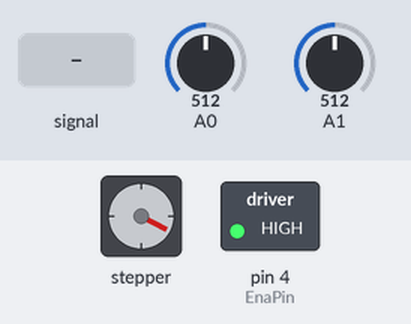
Bench run of a sketch on a simulated Arduino Uno, built with avr-gcc and run on an emulated ATmega328P. On the bench: stepper motor, switched loads named in the sketch (green lamp = pin HIGH). The inputs (shaded band) are chosen by the test bench; at power-on: A0 = 512, A1 = 512. Stepper angles assume 200 steps per turn.

Above: at 1.2 s.
1.3 s: A0 fed a 200 Hz sine of ±81 counts around its level
At 1.65 s:
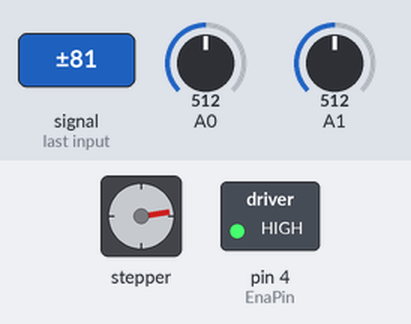
4.3 s: A0 set to 716
At 4.65 s:
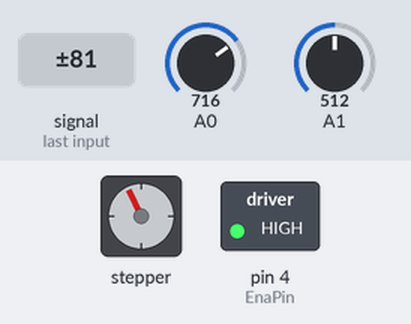
7.3 s: A1 set to 122
10.3 s: A0 set to 104
13.3 s: A0 set to 92
At 13.3 s:
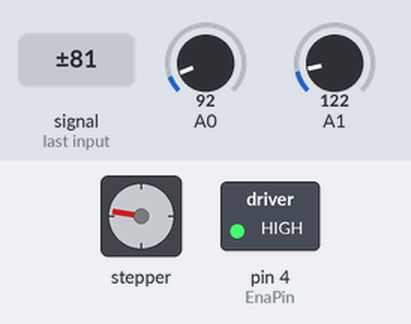
14.8 s: A0 set to 110
At 14.95 s:
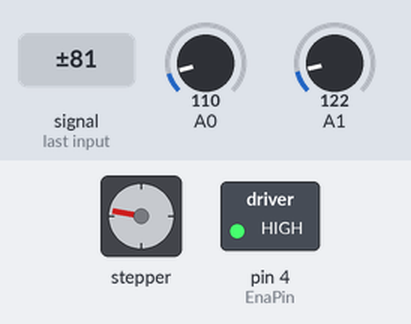
Timing chart, 0 to 18.8 s (numbered marks = the images above; inputs shaded):
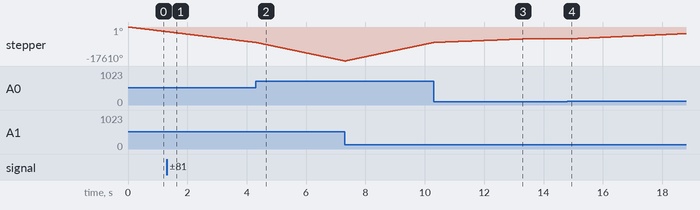

The sketch:

Stepper_PulseDir_WASP.ino
```cpp
// (licence header left out)
#include <AccelStepper.h>

// Define driver digital pin connections
#define PulPin 2
#define DirPin 3
#define EnaPin 4

// Create a new AccelStepper object
AccelStepper stepper(AccelStepper::DRIVER, PulPin, DirPin);


void setup() {

  // Define stepper maximum speed in steps per second (steps/s)
  stepper.setMaxSpeed(4000);

  // Enable stepper
  pinMode(EnaPin, OUTPUT);
  digitalWrite(EnaPin, HIGH);

}


void loop() {

  // Read sensor values
  int Step_Reading = analogRead(A0);
  int Dir_Reading = analogRead(A1);

  // Limit minimum speed
  if (Step_Reading < 100) Step_Reading = 0;

  // Map Step_Reading to a speed range from 0 to 4000 steps/s
  int stepperMotorSpeed = map(Step_Reading, 0, 1023, 0, 4000);
  // Map Dir_Reading to a voltage range from 0V to 5V
  float stepperMotorDir = map(Dir_Reading, 0, 1023, 0, 5);

  // Set motor direction and speed
  if (stepperMotorDir > 0.5) {
    stepper.setSpeed(-stepperMotorSpeed);
  } else {
    stepper.setSpeed(stepperMotorSpeed);
  }
  stepper.runSpeed();

}
```

Measured:
- the behaviour switches between 100 and 99 on A0 (found by bisection; images 2 and 3)
- after the input at 13.3 s, stepper: stops changing and stays -6201°
- after the input at 14.8 s, stepper: keeps turning clockwise at about 695°/s, starting at once
